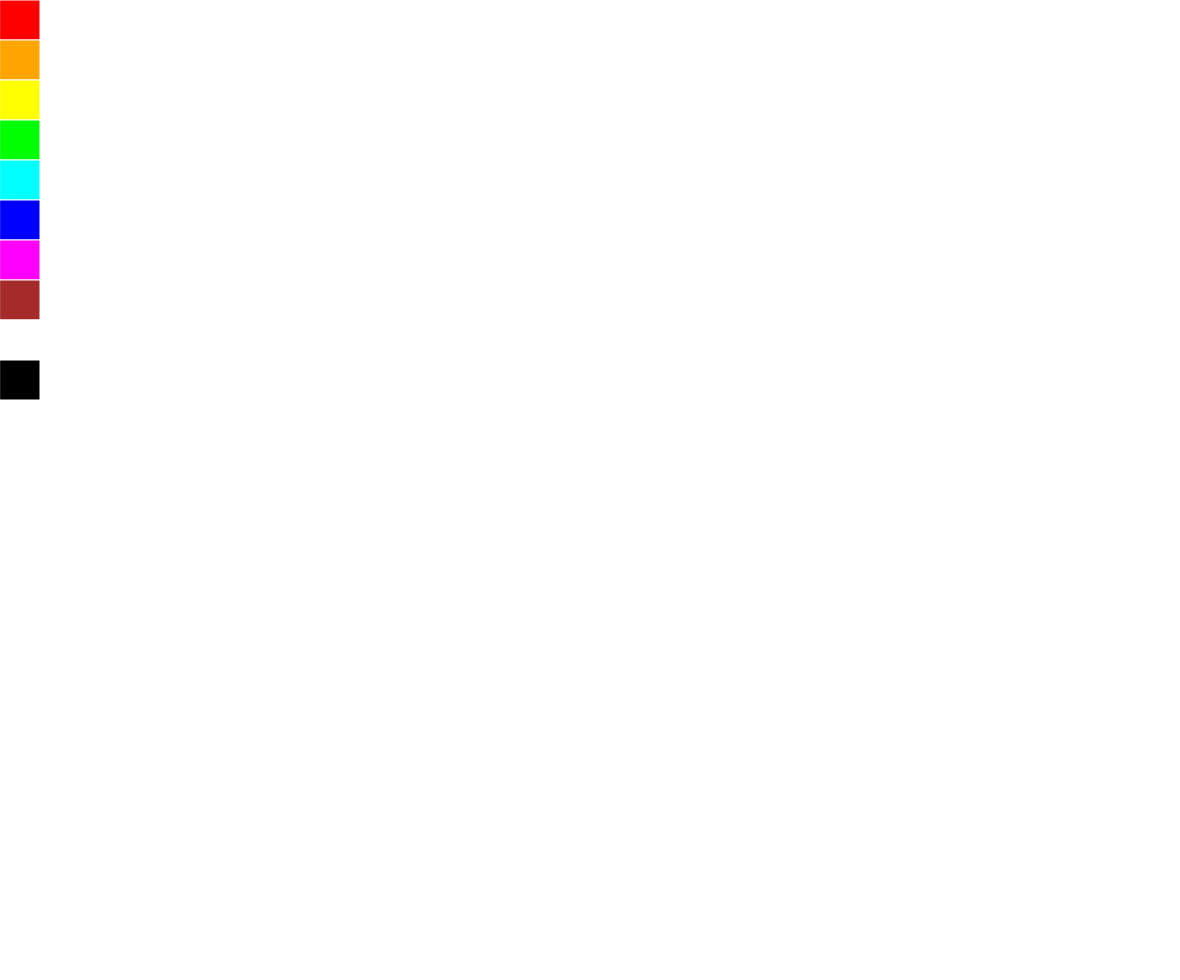
Frame 1 (no input)
Frame 60 (no input): identical to frame 1, image omitted
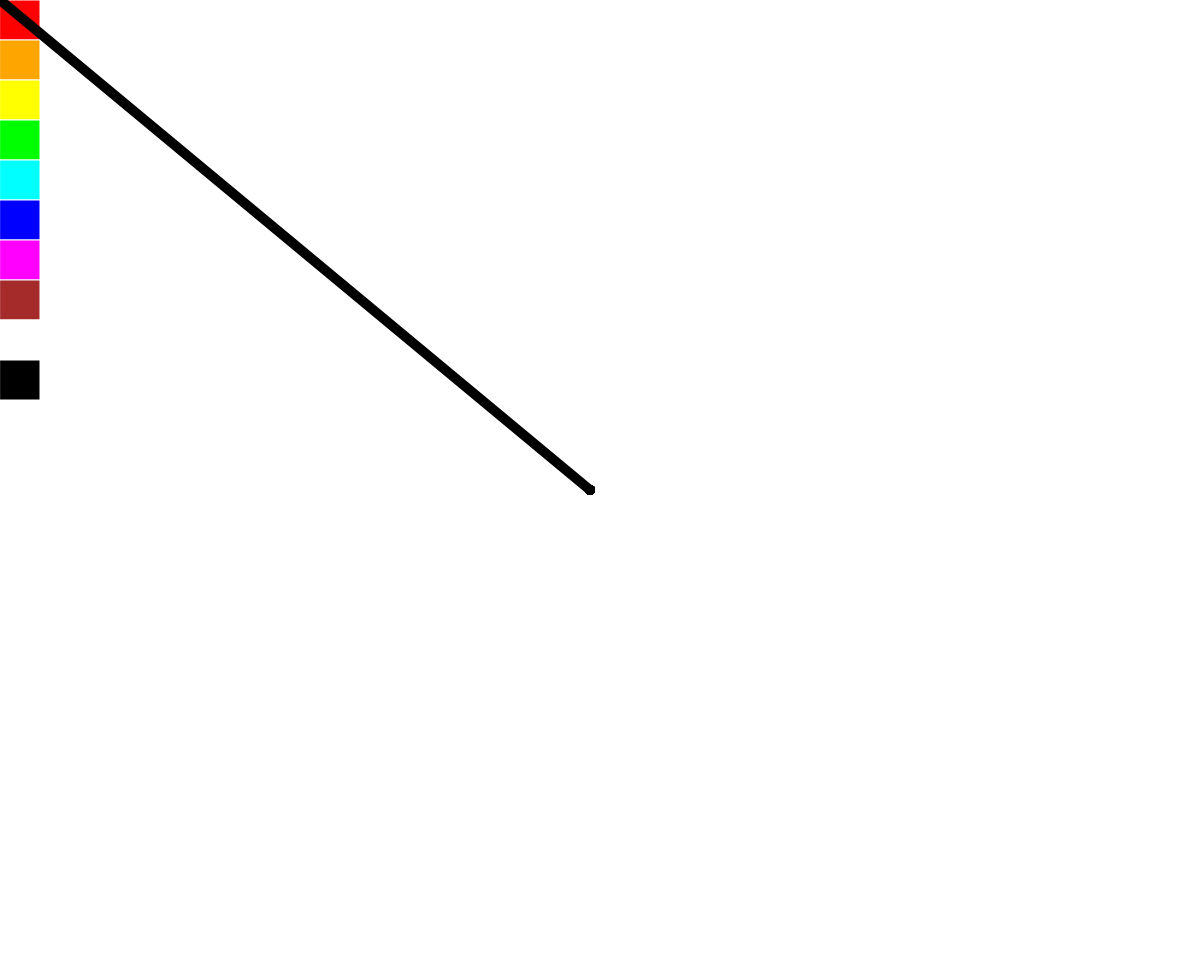
Frame 120 (the mouse pressed at the canvas centre since frame 60)

The p5.js sketch that drew these frames (run headless with seeded random() and noise() and a simulated clock; from frame 60 on, the mouse is pressed at the canvas centre):

// p5.js sketch
// ── sketch.js
currentColor = "Black";
colorList = [
  "Red",
  "Orange",
  "Yellow",
  "Lime",
  "Cyan",
  "Blue",
  "Magenta",
  "Brown",
  "White",
  "Black",
];
squareSize = 40;

function setup() {
  createCanvas(windowWidth - 20, windowHeight - 20);
  background(255);
  stroke("White");
  changeColor();
}

function draw() {
  stroke(currentColor);
  strokeWeight(10);
  if (mouseIsPressed) {
    if (mouseX <= squareSize && mouseY <= 40 * colorList.length) {
      index = int(mouseY / 40);
      currentColor = colorList[index];
    } else {
      line(mouseX, mouseY, pmouseX, pmouseY);
    }
  }
}

function changeColor() {
  for (var i = 0; i < colorList.length; i++) {
    fill(colorList[i]);
    square(0, squareSize * i, squareSize);
  }
}
